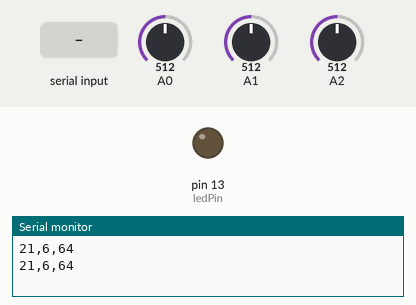
This sketch was run on a simulated Arduino Uno, built with avr-gcc and run on an emulated ATmega328P. Parts: output pins drawn as LEDs (lit = HIGH), the last lines printed to the serial monitor. The inputs (shaded band) are chosen by the test bench; at power-on: A0 = 512, A1 = 512, A2 = 512.

Above: at 3.8 s.
3.9 s: "1" received over Serial
At 6.3 s:
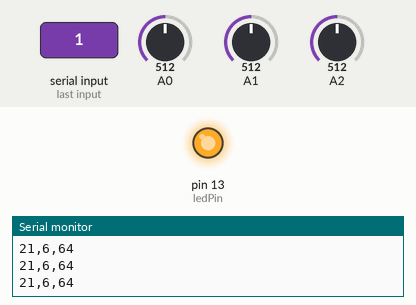
7.5 s: "0" received over Serial
At 9.8 s:
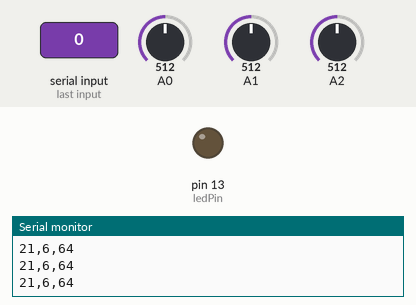
Timing chart, 0 to 11.3 s (numbered marks = the images above; inputs shaded):
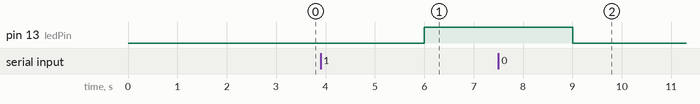

Measured:
- after the input at 3.9 s, pin 13 (ledPin): LOW → HIGH after 2.1 s
- after the input at 7.5 s, pin 13 (ledPin): HIGH → LOW after 1.5 s

The sketch:

testcode.ino
```cpp
int temp;
int humidity;
int moisture;
int pump=0;
int ledPin = 13;

void setup() {
 Serial.begin(9600);
 pinMode(ledPin, OUTPUT);
}

void loop() {
temp=analogRead(A0);
humidity=analogRead(A1);
moisture=analogRead(A2);
moisture=moisture/10;
moisture=105-moisture;
moisture=moisture+10;
temp=temp/10;
temp=72 -temp;
humidity=humidity/10;
humidity=humidity-45;


Serial.print(temp);
Serial.print(",");
Serial.print(humidity);
Serial.print(",");
Serial.println(moisture);
delay(3000);
  if (Serial.available() > 0) {
    char receivedChar = Serial.read();
    if (receivedChar == '0') {
    digitalWrite(ledPin, LOW);

}   else if (receivedChar == '1') {
    digitalWrite(ledPin, HIGH);
}
}
}
```
